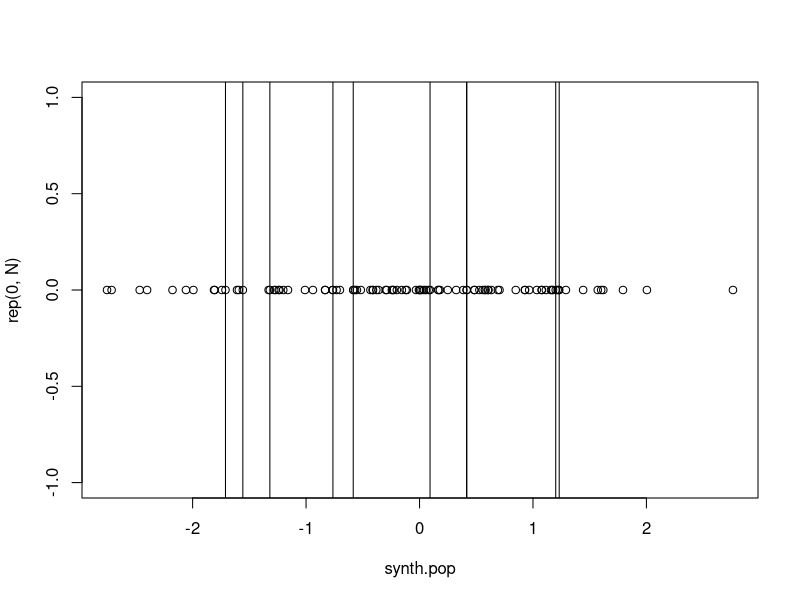

This figure's R source: (Note: this script raises an error after producing the figure.)
# Idea from 11/11/2021 meeting

iters <- 10000
N <- 100
n <- 10

pop <- rnorm(N)
samp <- sort(sample(pop, n))

weight.calc <- function(synth.pop, ord.sample) {
  tabs <- table(findInterval(synth.pop, c(-Inf, samp, Inf), left.open = TRUE))
  add1 <- as.numeric(tabs)
  names(add1) <- names(tabs)
  add2 <- rep(0, n + 1)
  names(add2) <- 1:(n + 1)
  add <- list(add1, add2)

  tab <- tapply(unlist(add), names(unlist(add)), sum)
  tab <- tab[order(factor(names(tab), levels = 1:(length(ord.sample) + 1)))]

  F <- tab / N

  st <- tab * log(F)
  st[!is.finite(st)] <- 0
  return(exp(sum(st)))
  # return(tab)
}

synth.pops <- matrix(0, nrow = iters, ncol = N)
for(i in 1:iters) {
  synth.pops[i, ] <- c(samp, rnorm(N - n))
}

synth.pop <- synth.pops[1, ]
ord.sample <- samp

plot(synth.pop, rep(0, N))
abline(v = ord.sample)

weights <- apply(synth.pops, 1, weight.calc, ord.sample = samp)
index <- sample(1:iters, size = iters / 10, replace = TRUE, prob = weights)

table(index)
synth.pop <- synth.pops[X, ]

